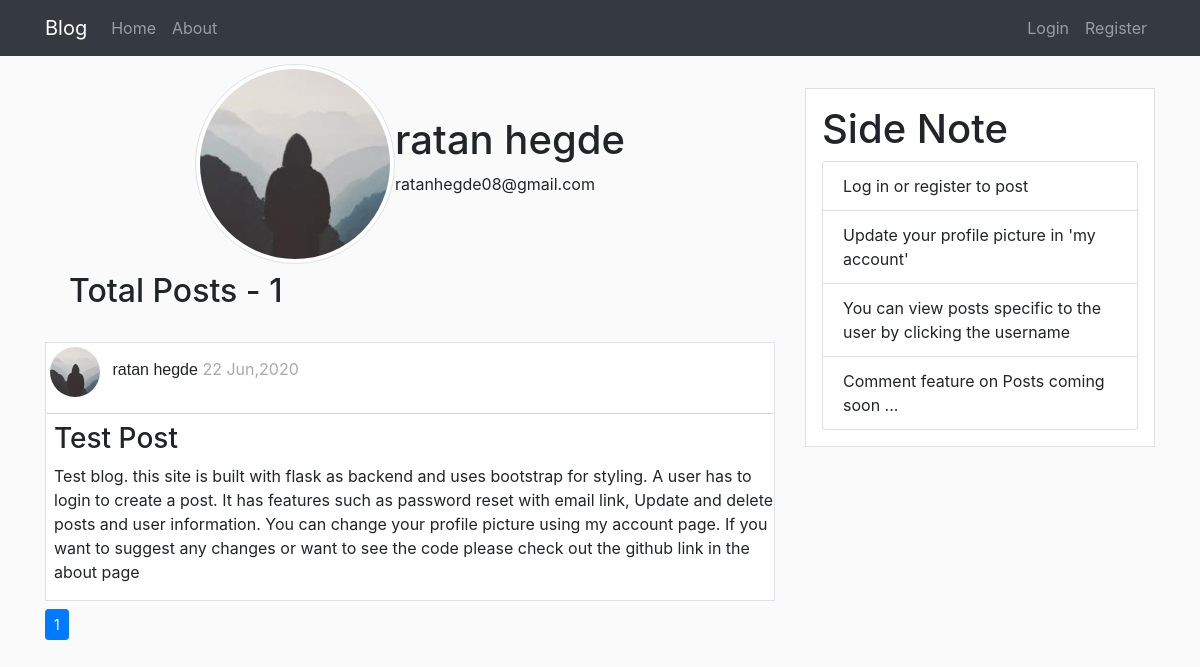
/user/ratan hegde, run on an earlier commit of the app's database.
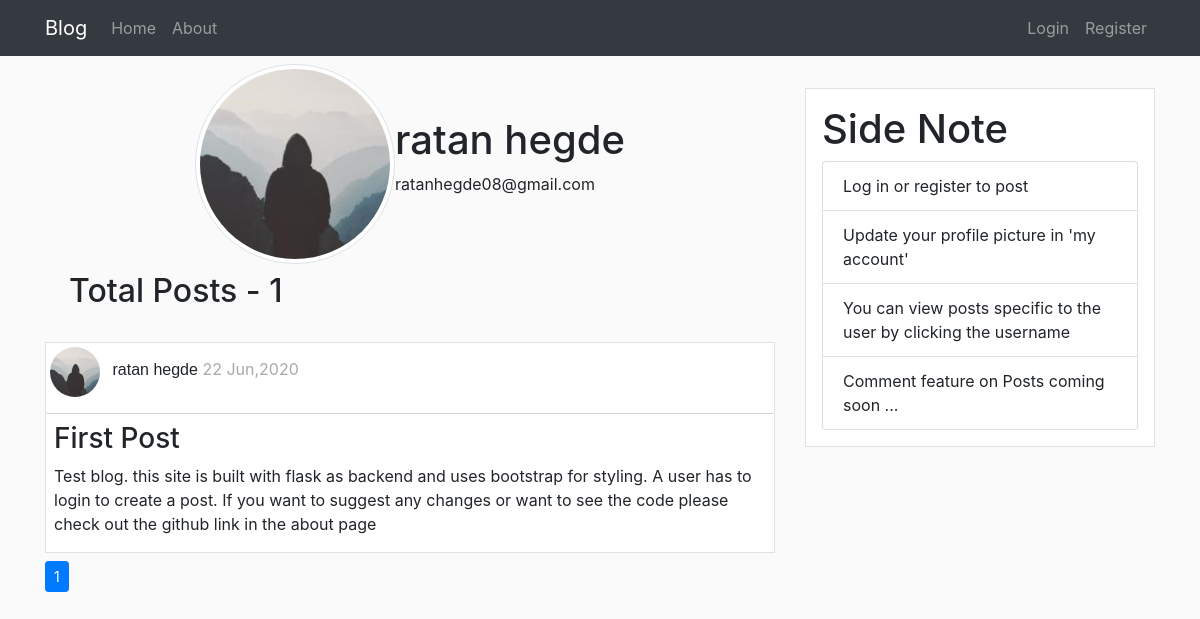
And on a later commit of the database.
### flaskBlog/models.py (models this page shows, shortened)
class Post(db.Model):
    id = db.Column(db.Integer , primary_key = True)
    title = db.Column(db.String(100), nullable=False)
    date_posted = db.Column(db.DateTime, nullable=False, default=datetime.utcnow)
    content = db.Column(db.Text, nullable=False)
    user_id = db.Column(db.Integer, db.ForeignKey('user.id'), nullable=False)

class User(db.Model, UserMixin):
    id = db.Column(db.Integer , primary_key = True)
    username = db.Column(db.String(20), unique=True , nullable=False)
    email = db.Column(db.String(120), unique=True , nullable=False)
    image_file = db.Column(db.String(20), nullable=False, default='default.jpg')
    password = db.Column(db.String(60), nullable=False)
    posts = db.relationship('Post', backref='author', lazy=True)

### flaskBlog/users/routes.py (the view)
@users.route("/user/<string:username>")
def user_posts(username):
    page_no = request.args.get('page',1,type=int)
    user = User.query.filter_by(username=username).first_or_404()
    posts= Post.query.filter_by(author=user).order_by(Post.date_posted.desc()).paginate(page=page_no,per_page=5)
    image_file = url_for('static',filename='profile_pics/'+ user.image_file)
    return render_template('user_posts.html', posts=posts,user=user,image_file=image_file)

### flaskBlog/templates/user_posts.html
{% extends 'layout.html' %}
{% block content %}
    <div class="account-info mt-2">
        <div>
            <img src="{{ image_file }}" alt="" class="img-thumbnail rounded-circle">
        </div>
        <div class="d-flex flex-column justify-content-center">
            <h1>{{ user.username }}</h1>
            <p>{{ user.email }}</p>
        </div>
    </div>
    <h2 class="mt-2 pl-4"> Total Posts - {{ posts.total }} </h2>
    {% for post in posts.items %}
        <div class="article border">
            <div class="post-metadata">
                <img class="rounded-circle mt-1 ml-1" src="{{ url_for('static',filename='profile_pics/'+post.author.image_file) }}" alt="" id="post_img">
                <span class="Postauthor ml-2"><a href="#">{{ post.author.username }}</a></span>
                <span class="Postdate mr-1"> {{ post.date_posted.strftime('%d %b,%Y') }}</span>
            </div>
            <h3 class="mt-2 ml-2 mr-2"><a href="{{ url_for('posts.post',post_id=post.id) }}">{{ post.title }}</a></h3>
            <p class="ml-2">{{ post.content }}</p>
        </div>
    {% endfor %}
    <nav aria-label="Page navigation example" class="mt-2">
        <ul class="pagination pagination-sm">
          {% for page_num in posts.iter_pages(left_edge=1,right_edge=1,left_current=1,right_current=1) %}
            {% if page_num %}
                {% if page_num == posts.page %}
                    <li class="page-item active"><a class="page-link" href="{{ url_for('users.user_posts',username=user.username,page=page_num )}}">{{ page_num }} <span class="sr-only">(current)</span> </a></li>
                {% else %}
                    <li class="page-item"><a class="page-link" href="{{ url_for('users.user_posts',username=user.username,page=page_num )}}">{{ page_num }}</a></li>
                {% endif %}
            {% else %}
            <li class="page-item">...</li>
            {% endif %}
          {% endfor %}
        </ul>
      </nav>
{% endblock %}

What changed in the data, as far as the page shows it:
changed Post "ratan hegde": title "Test Post" → "First Post"; content "…to create a post. It has features such as password reset with email link, Update and delete posts and user information. You can change your profile picture using my account page. If you want to…" → "…to create a post. If you want to…"
